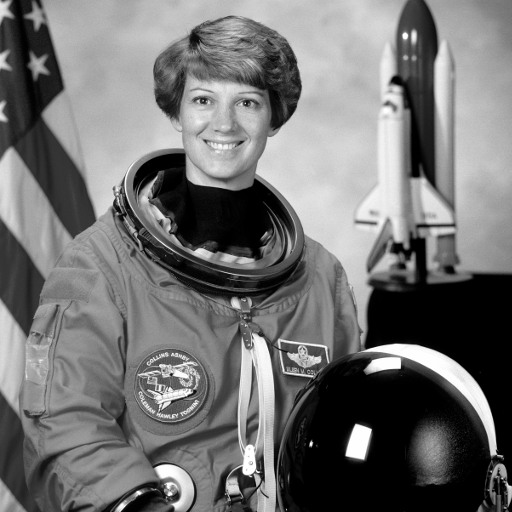
#> input picture dataset/controlled/astronaut.png, 512 x 512 px; its folder holds 4 pictures in this run
$ python socket_schannel_detectability_pilot.py --run-id rep1
#> lines starting #> are read from the running program, lines starting #| are printed output that depends on the picture
### src/fham/methods.py
from dataclasses import dataclass

import numpy as np
from PIL import Image
from scipy.optimize import linear_sum_assignment

from .assignment import (
    random_feasible_assignment,
    sparse_stability_aware_columns,
    stability_aware_columns,
)
from .config import BLOCK_SIZE
from .descriptors import descriptor_hashes
from .stability import _block_payloads


@dataclass(frozen=True)
class Location:
    x: int
    y: int
    arrangement: int


@dataclass
class Assignment:
    image_shape: tuple[int, int]
    block_size: int
    locations: list[Location]
    displacements: list[int]


class BaseMethod:
    def __init__(self, block_size=BLOCK_SIZE, descriptor="spectral"):
        self.block_size = block_size
        self.descriptor = descriptor
        self.lookup_table = {}
        self.image_shape = None

    def build_lookup_table(self, image):
        self.image_shape = tuple(image.shape)
        self.lookup_table = {}
        height, width = image.shape
        for y in range(0, height - self.block_size + 1, self.block_size):
            for x in range(0, width - self.block_size + 1, self.block_size):
                block = image[y:y + self.block_size, x:x + self.block_size]
                for arrangement, hash_value in enumerate(
                    descriptor_hashes(block, self.descriptor)
                ):
                    self.lookup_table.setdefault(hash_value, []).append(
                        Location(x, y, arrangement)
                    )
        return self.capacity

    @property
    def capacity(self):
        return sum(len(locations) for locations in self.lookup_table.values())

    # [19 lines left out: function extract, not called in this run]


class ExactMatchMethod(BaseMethod):
    # [13 lines left out: function embed, not called in this run]


class GreedyAssignmentMethod(BaseMethod):
    # [21 lines left out: function embed, not called in this run]


class OptimalAssignmentMethod(BaseMethod):
    # [24 lines left out: function embed, not called in this run]


class BottleneckAssignmentMethod(BaseMethod):
    """Minimizes the maximum |displacement| (A4) instead of the L1 sum, via
    binary search on the threshold followed by a feasibility check with the
    Jonker-Volgenant solver used by ``scipy.optimize.linear_sum_assignment``."""

    def __init__(self, max_displacement, block_size=BLOCK_SIZE, descriptor="spectral"):
        super().__init__(block_size, descriptor)
        self.max_displacement = max_displacement

    # [44 lines left out: function embed, not called in this run]


class RandomFeasibleAssignmentMethod(BaseMethod):
    """Wraps ``assignment.random_feasible_assignment`` (A6): a randomized
    feasible assignment used only as a lower-anchor baseline, not a proposed
    contribution."""

    # [29 lines left out: functions __init__, embed, not called in this run]


class StabilityAwareAssignmentMethod(BaseMethod):
    """Assignment using the composite cost
    ``c = lam * normalized_residual + (1 - lam) * (1 - stability)``.

    ``stabilities`` maps a ``Location`` to an empirically estimated
    probability that its descriptor hash is unchanged under a development
    subset of the transformation channel; unseen locations default to 1.0
    (assumed stable)."""

    # [50 lines left out: functions __init__, embed, not called in this run]


class BoundedAssignmentMethod(OptimalAssignmentMethod):
    def __init__(self, max_displacement, block_size=BLOCK_SIZE, descriptor="spectral"):
        super().__init__(block_size, descriptor)
        self.max_displacement = max_displacement

    # [29 lines left out: function embed, not called in this run]

### scripts/socket_schannel_detectability_pilot.py
"""Measure FHAM and matched HTTP flows using a Windows Schannel TLS client.

The server and transparent relay are local. The client uses .NET SslStream on
Windows with TLS 1.2, while the application bytes and server implementation
match the existing socket-level pilot. Only aggregate flow features are saved.
"""

from __future__ import annotations

import argparse
import csv
import hashlib
import os
import random
import ssl
import subprocess
import sys
import tempfile
from pathlib import Path

import numpy as np
from PIL import Image

ROOT = Path(__file__).resolve().parents[1]
sys.path.insert(0, str(ROOT / "src"))
sys.path.insert(0, str(ROOT / "scripts"))

from fham.config import DATASET_DIR, RESULTS_DIR
from fham.experiments import _message
from fham.methods import BoundedAssignmentMethod
from matched_tls_control_pilot import http_message
from socket_tls_detectability_pilot import socket_exchange, summarize_events, write_rows
from traffic_transport_pilot import (
    FRAME_HEADER,
    FRAME_ACK,
    FRAME_OFFER,
    FRAME_RECORD,
    generate_tls_certificate,
    make_application_exchange,
    pack_frame,
    unpack_frames,
)


TLS12_APP_OVERHEAD = 29
TLS12_RESUMED_CLIENT_HANDSHAKE_BYTES = 399
TLS12_RESUMED_SERVER_HANDSHAKE_BYTES = 109
RESUMED_HANDSHAKE_RECORDS_PER_DIRECTION = 3
FRAME_PADDING = 4
MAX_TLS_PLAINTEXT = 16_384


# [67 lines left out: functions make_server_context, make_schannel_runner, load_shape_templates, not called in this run]


def parse_lengths(value: str) -> list[int]:
    return [int(item) for item in value.split(";") if item]


# [68 lines left out: functions allocate_chunks, make_padded_frame, choose_shape_target, not called in this run]


def main():
    parser = argparse.ArgumentParser(description=__doc__)
    parser.add_argument("--run-id", choices=("rep1", "rep2", "rep3"), required=True)
    parser.add_argument("--limit-pairs", type=int, default=0,
                        help="optional smoke-run limit; zero evaluates all 80 pairs")
    parser.add_argument(
        "--shape-to-background", action="store_true",
        help="add a padding frame and fragment app data to training-capture TLS sizes/counts",
    )
    args = parser.parse_args()
    run_salt = int.from_bytes(hashlib.sha256(args.run_id.encode()).digest()[:4], "big")
    template_rows = evaluation_rows = template_groups = []
    if args.shape_to_background:
        template_rows, evaluation_rows, template_groups = load_shape_templates()
    images = {
        path.stem: np.asarray(Image.open(path).convert("L"))
        for path in sorted((DATASET_DIR / "controlled").glob("*.png"))
    }
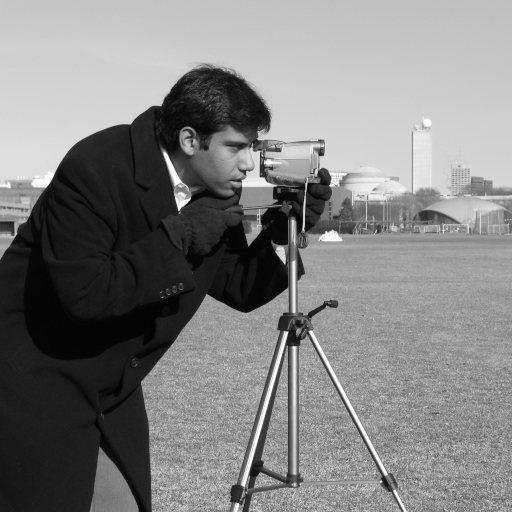
#> input picture dataset/controlled/camera.png, 512 x 512 px
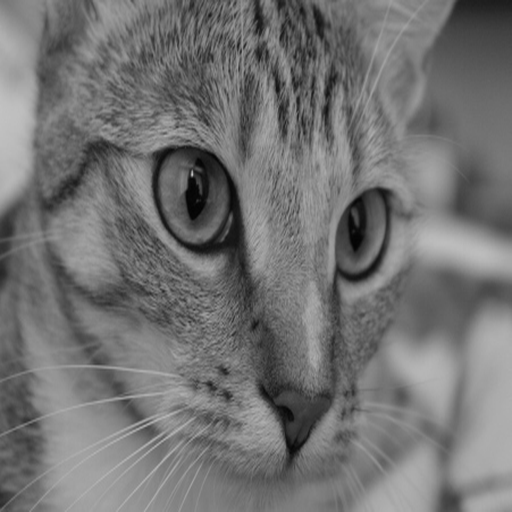
#> input picture dataset/controlled/chelsea.png, 512 x 512 px
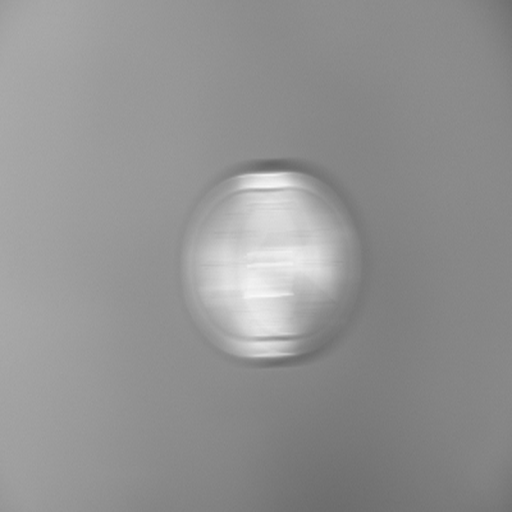
#> input picture dataset/controlled/clock.png, 512 x 512 px
#> images = 4 items
    methods = {}
    for name, image in images.items():
        method = BoundedAssignmentMethod(2)
        method.build_lookup_table(image)
        methods[name] = method
#> this loop made 1 pass
#> (name, height in build_lookup_table, width in build_lookup_table) on pass 1: ('astronaut', 512, 512)
#> after the loop, methods = 0 items

    rows = []
    pair_index = 0
    with tempfile.TemporaryDirectory(prefix="fham-schannel-pilot-") as temp:
        temporary = Path(temp)
        cert_path, key_path = generate_tls_certificate(temporary)
        server_context = make_server_context(cert_path, key_path)
        client_runner = make_schannel_runner(temporary / "request.bin")
        try:
            for length in (40, 200):
                for image_name, image in images.items():
                    for trial in range(5):
                        message = _message(length, image_name, trial + run_salt)
                        request, reply, checks = make_application_exchange(
                            image, message, pair_index, methods[image_name]
                        )
                        shape = None
                        if args.shape_to_background:
                            rng = random.Random(run_salt + pair_index * 1009)
                            shape = choose_shape_target(
                                template_rows, len(request), len(reply), rng
                            )
                            template, target_client, target_server, client_app_count, server_app_count, client_plain, server_plain = shape
                            padded_request, client_chunks, request_pad_bytes = make_padded_frame(
                                request, client_plain, client_app_count,
                                target_client[RESUMED_HANDSHAKE_RECORDS_PER_DIRECTION:],
                            )
                            padded_reply, server_chunks, reply_pad_bytes = make_padded_frame(
                                reply, server_plain, server_app_count,
                                target_server[RESUMED_HANDSHAKE_RECORDS_PER_DIRECTION:],
                            )
                            control_request = http_message(
                                len(padded_request), response=False,
                                seed=pair_index + run_salt + 101,
                            )
                            control_reply = http_message(
                                len(padded_reply), response=True,
                                seed=pair_index + run_salt + 809,
                            )
                            target_totals = (sum(target_client), sum(target_server))
                            target_counts = (len(target_client), len(target_server))
                        else:
                            padded_request, padded_reply = request, reply
                            client_chunks = server_chunks = None
                            request_pad_bytes = reply_pad_bytes = 0
                            target_totals = target_counts = None
                            control_request = http_message(
                                len(request), response=False,
                                seed=pair_index + run_salt + 101,
                            )
                            control_reply = http_message(
                                len(reply), response=True,
                                seed=pair_index + run_salt + 809,
                            )
                        exchanges = [
                            ("fham", padded_request, padded_reply),
                            ("http_control", control_request, control_reply),
                        ]
                        if (pair_index + int(args.run_id[-1])) % 2:
                            exchanges.reverse()
                        server_name = "fham-pilot.local"
                        socket_exchange(
                            None, server_context, b"", b"", tls=True,
                            client_runner=client_runner, tls_server_name=server_name,
                        )
                        for label, client_request, server_reply in exchanges:
                            events = socket_exchange(
                                None, server_context, client_request, server_reply,
                                tls=True, client_runner=client_runner,
                                tls_server_name=server_name,
                                client_write_chunks=client_chunks,
                                server_write_chunks=server_chunks,
                            )
                            features = summarize_events(events, tls=True)
                            if shape is not None and label == "fham":
                                observed_totals = (
                                    int(features["client_wire_bytes"]),
                                    int(features["server_wire_bytes"]),
                                )
                                observed_counts = (
                                    int(features["client_record_count"]),
                                    int(features["server_record_count"]),
                                )
                                if observed_totals != target_totals or observed_counts != target_counts:
                                    raise AssertionError(
                                        f"shaped TLS flow differs from target {target_totals}/{target_counts}: "
                                        f"{observed_totals}/{observed_counts}"
                                    )
                            rows.append({
                                "pair_id": f"schannel_tls12{'_shaped' if shape is not None else ''}-{args.run_id}-{length}-{image_name}-{trial}",
                                "transport_mode": "schannel_tls12_shaped" if shape is not None else "schannel_tls12",
                                "label": label,
                                "label_fham": int(label == "fham"),
                                "message_length": length,
                                "image": image_name,
                                "request_plaintext_bytes": len(client_request),
                                "reply_plaintext_bytes": len(server_reply),
                                "exact_recovery_verified_before_transport": int(
                                    label != "fham" or checks["exact_recovery"]
                                ),
                                "padding_request_bytes": request_pad_bytes if label == "fham" else 0,
                                "padding_reply_bytes": reply_pad_bytes if label == "fham" else 0,
                                "shape_template_capture": template["capture"] if shape is not None else "",
                                **features,
                            })
                        pair_index += 1
                        if args.limit_pairs and pair_index >= args.limit_pairs:
                            break
                    if args.limit_pairs and pair_index >= args.limit_pairs:
                        break
                if args.limit_pairs and pair_index >= args.limit_pairs:
                    break
        finally:
            client_runner.close()

    RESULTS_DIR.mkdir(parents=True, exist_ok=True)
    output_prefix = "schannel_shaped_tls_flows" if args.shape_to_background else "schannel_tls_flows"
    flows_path = RESULTS_DIR / f"{output_prefix}_{args.run_id}.csv"
    write_rows(flows_path, rows)

    pairs = {}
    for row in rows:
        pairs.setdefault(row["pair_id"], {})[row["label"]] = row
    complete_pairs = [pair for pair in pairs.values() if len(pair) == 2]
    matched_lengths = sum(
        int(pair["fham"]["client_wire_bytes"] == pair["http_control"]["client_wire_bytes"]
            and pair["fham"]["server_wire_bytes"] == pair["http_control"]["server_wire_bytes"])
        for pair in complete_pairs
    )
    matched_records = sum(
        int(pair["fham"]["client_record_lengths"] == pair["http_control"]["client_record_lengths"]
            and pair["fham"]["server_record_lengths"] == pair["http_control"]["server_record_lengths"])
        for pair in complete_pairs
    )
    print({
        "run": args.run_id,
        "pairs": len(complete_pairs),
        "sessions": len(rows),
        "directional_byte_totals_matched": matched_lengths,
        "directional_record_sequences_matched": matched_records,
        "padding_profile": args.shape_to_background,
        "template_capture_groups": len(template_groups),
        "evaluation_capture_groups": len({row["capture_group"] for row in evaluation_rows})
        if args.shape_to_background else 0,
        "all_fham_recoveries_verified": all(
            row["exact_recovery_verified_before_transport"]
            for row in rows if row["label"] == "fham"
        ),
        "flows_csv": str(flows_path),
    })


if __name__ == "__main__":
    main()
#> (the call stopped at in main, `method.build_lookup_table(image)`: fham is not available in this run)
